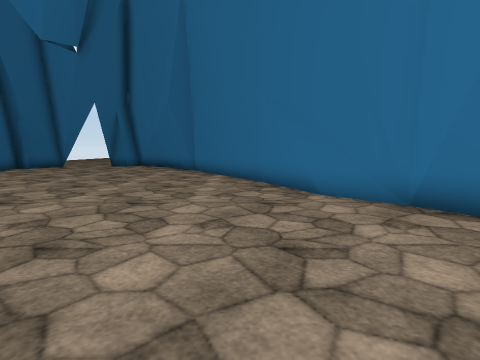
View 1 (above)

14 first-person views from a walk through a 3-D level made in the Unity game engine. The camera is 1.2 m above the floor, tilts 6° down and sees 80° across. The floor is counted in squares, 1 m on a side. Each view is taken from the middle of a square. On the plan, view 1 faces up. The plan holds only what a view shows up to about 13 squares ahead; the rest is blank. The place goes on beyond the plan. Some surface patterns are stand-ins.

View 2
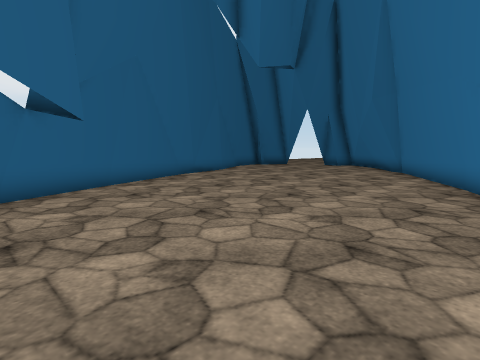

View 3
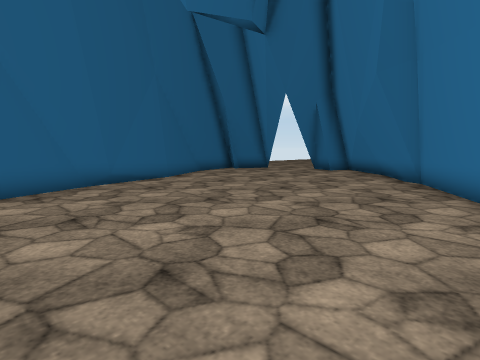

View 4
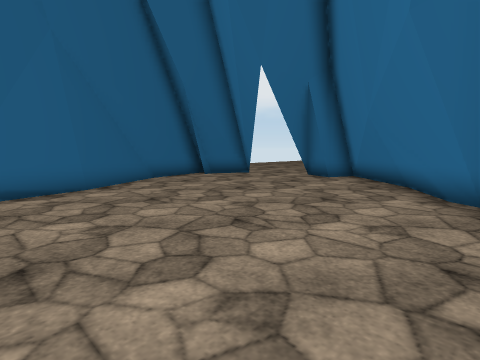

View 5
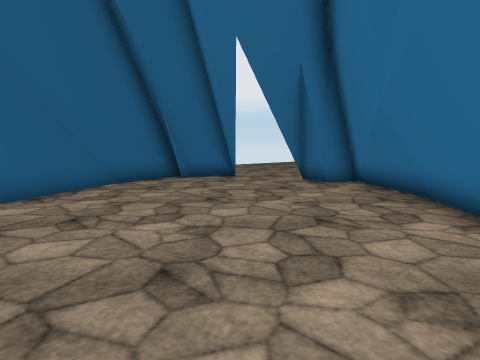

View 6
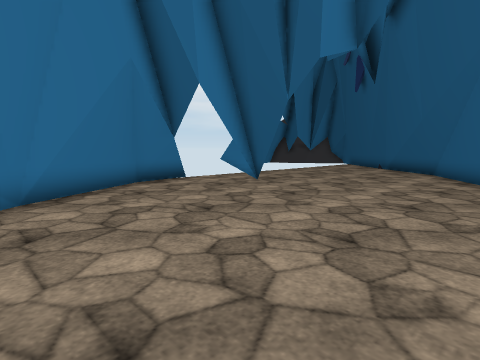

View 7
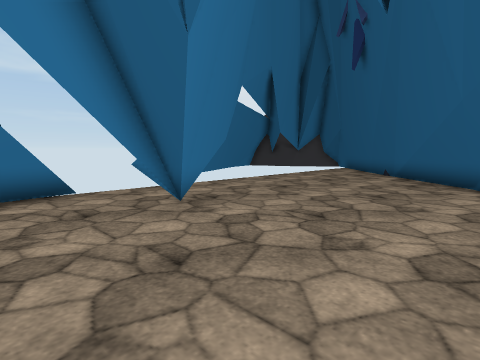

View 8
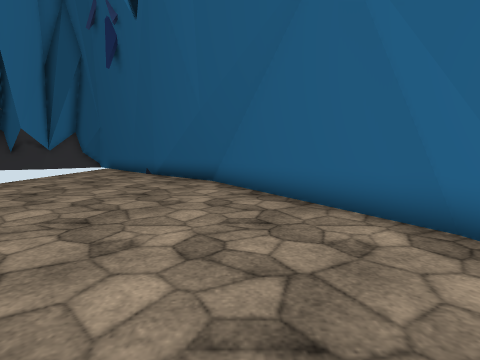

View 9
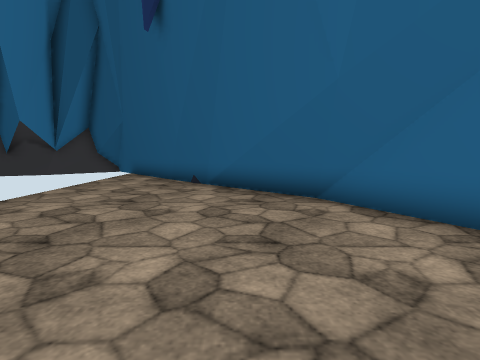

View 10
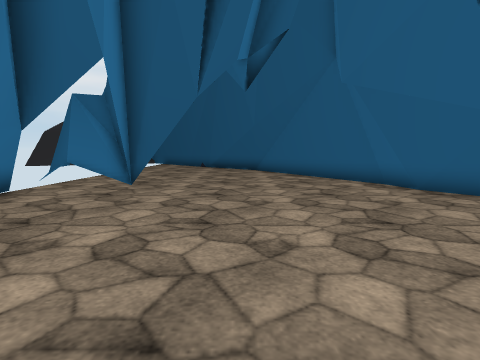

View 11
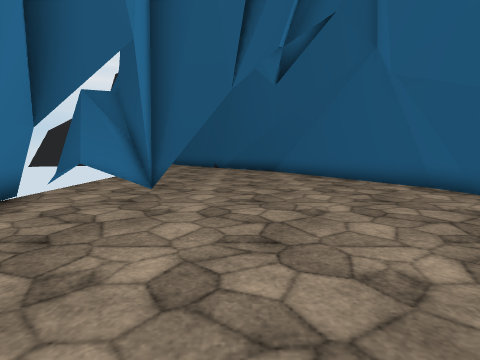

View 12
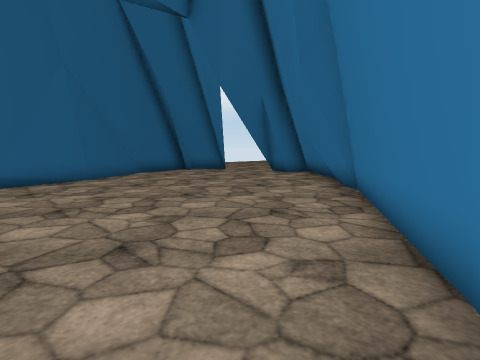

View 13
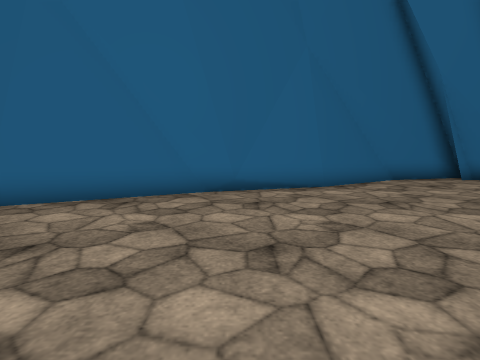

View 14
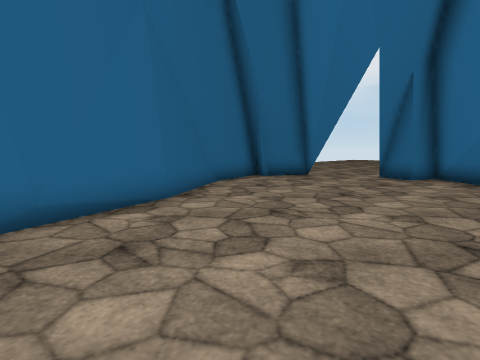

### Floor plan
Key: @ floor where view 1 was taken; # wall or solid block; . floor; = window, fence, low wall or low ledge; ^ raised ledge.
Columns run from 13 left of view 1 to 8 right of it. Each row starts with its distance up from view 1.
 20     ####
 19   ###..##
 18 ###  ...#=
 17 #........##
 16 #.........##
 15 #..........#=
 14 #...........#
 13 ##..........#=
 12  ##..........#
 11   #..........##
 10   #...........#
  9   ##..........##
  8    #...........##
  7    #............#
  6    ##...........##
  5     #............#
  4     ##...........##
  3      ##...........#
  2       #...........##
  1       ##..........##
  0        #.....@..#  ^=
 -1        ##......##^^^^
 -2         #.......##^^^
 -3         =#.......#^^^=
 -4          #........#.##
 -5          ##.......#. #
 -6           ##........
 -7            #........
 -8            ##.......
 -9             =#......
-10              =#.....
-11               ##....
-12                ##...
-13                 ##..
-14                  ##.
-15                   ##

Positions as (right, up) in squares from view 1, and headings:
1: (0, 0), facing up
2: (2, 0), facing up-left
3: (0, 5), facing up-left
4: (-2, 9), facing up-left
5: (-3, 11), facing up-left
6: (-4, 7), facing down-right
7: (-2, 2), facing down-right
8: (-2, 2), facing down
9: (1, -2), facing down
10: (0, 8), facing down
11: (1, 7), facing down
12: (1, 8), facing up-left
13: (-2, 9), facing left
14: (-5, 8), facing up-left
